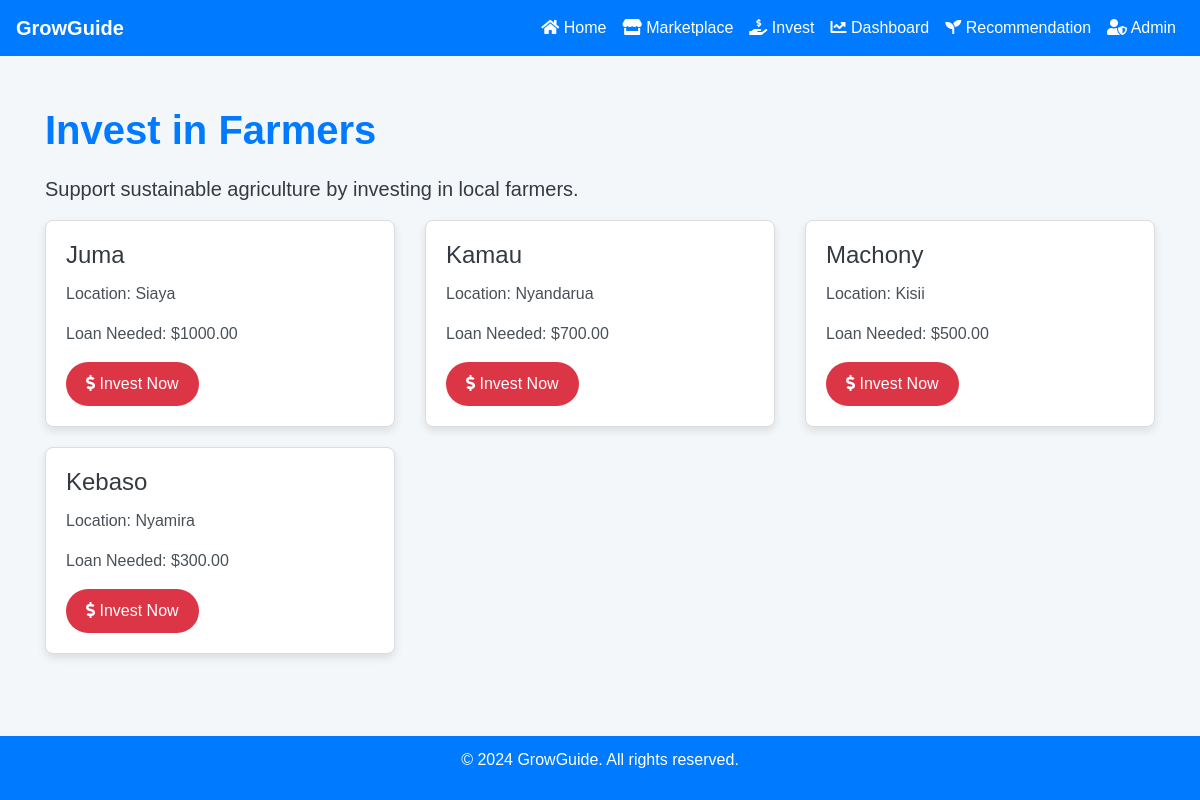
The page /invest/ on the database as committed earlier.
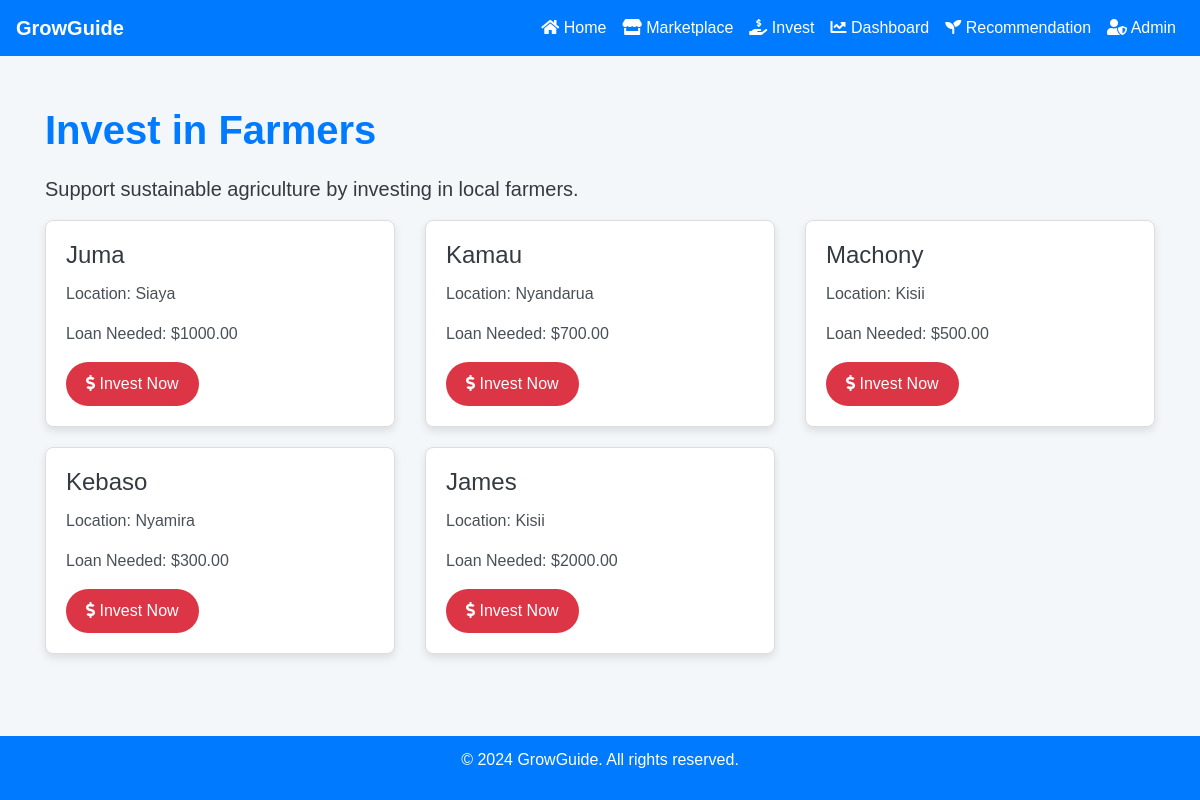
The same page on the database as committed later.
### agriculture/models.py (models this page shows, shortened)
class Farmer(models.Model):
    name = models.CharField(max_length=100)
    location = models.CharField(max_length=100)
    crops = models.ManyToManyField(Crop, related_name='farmers')
    loan_amount = models.DecimalField(max_digits=10, decimal_places=2, default=0.0)
    earnings = models.DecimalField(max_digits=10, decimal_places=2, default=0.0)

### agriculture/views.py (the view)
# urls.py: path('invest/', views.invest, name='invest'),
def invest(request):
    farmers = Farmer.objects.all()
    context = {
        'farmers': farmers,
    }
    return render(request, 'agriculture/invest.html', context)

### agriculture/templates/agriculture/invest.html (shortened to what this page needs)
<!DOCTYPE html>
<html lang="en">
<head>
    <link href="https://stackpath.bootstrapcdn.com/bootstrap/4.5.2/css/bootstrap.min.css" rel="stylesheet">
    <link href="https://cdnjs.cloudflare.com/ajax/libs/font-awesome/5.15.3/css/all.min.css" rel="stylesheet">
</head>
<body>
    <nav class="navbar navbar-expand-lg navbar-dark bg-primary">
        <a class="navbar-brand" href="/">GrowGuide</a>
        <div class="collapse navbar-collapse" id="navbarNav">
            <ul class="navbar-nav ml-auto">
                <li class="nav-item">
                    <a class="nav-link" href="/"><i class="fas fa-home"></i> Home</a>
                </li>
                <li class="nav-item">
                    <a class="nav-link" href="/marketplace/"><i class="fas fa-store"></i> Marketplace</a>
                </li>
                <li class="nav-item">
                    <a class="nav-link" href="/invest/"><i class="fas fa-hand-holding-usd"></i> Invest</a>
                </li>
                <li class="nav-item">
                    <a class="nav-link" href="/dashboard/"><i class="fas fa-chart-line"></i> Dashboard</a>
                </li>
                <li class="nav-item">
                    <a class="nav-link" href="/recommendation/"><i class="fas fa-seedling"></i> Recommendation</a>
                </li>
                <li class="nav-item">
                    <a class="nav-link" href="/admin/"><i class="fas fa-user-shield"></i> Admin</a>
                </li>
            </ul>
        </div>
    </nav>
    <div class="container">
        <h1>Invest in Farmers</h1>
        <p class="lead">Support sustainable agriculture by investing in local farmers.</p>
        <div class="row">
            {% for farmer in farmers %}
            <div class="col-md-4">
                <div class="card">
                    <div class="card-body">
                        <h5 class="card-title">{{ farmer.name }}</h5>
                        <p class="card-text">Location: {{ farmer.location }}</p>
                        <p class="card-text">Loan Needed: ${{ farmer.loan_amount|floatformat:2 }}</p>
                        <a href="#" class="btn btn-danger" onclick="showSuccessMessage('{{ farmer.name }}')"><i class="fas fa-dollar-sign"></i> Invest Now</a>
                    </div>
                </div>
            </div>
            {% endfor %}
        </div>
    </div>
    <footer>
        <p>&copy; 2024 GrowGuide. All rights reserved.</p>
    </footer>
</body>
</html>

Rows that differ between the two databases and show on the page:
added Farmer: name "James", location "Kisii", loan_amount "2000.00"
